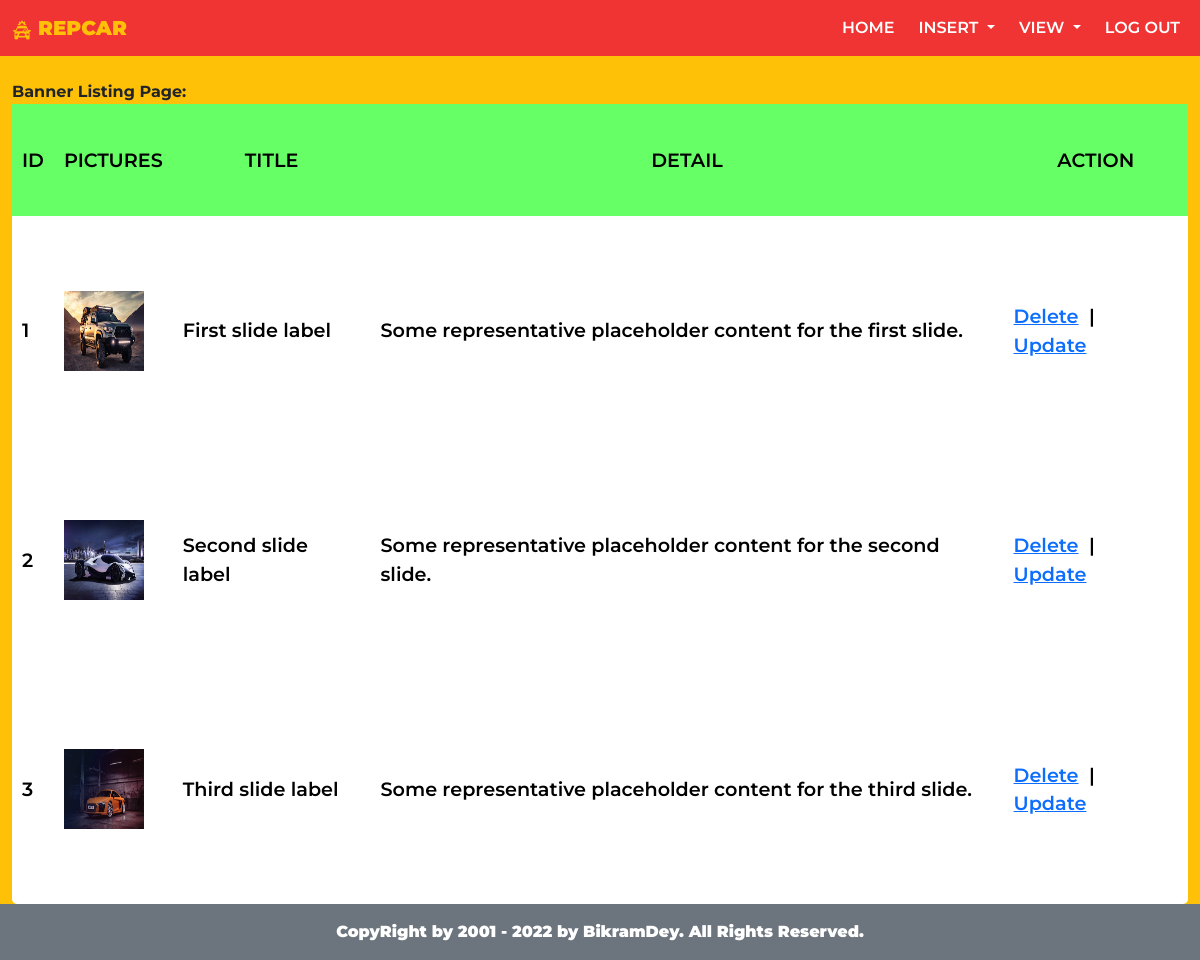
The app's page /admin/bnview.php (signed in) with its own data.
### tables this page shows
CREATE TABLE `banner` (
  `bid` int(11) NOT NULL,
  `title` varchar(255) NOT NULL,
  `detail` varchar(10000) NOT NULL,
  `bimage` varchar(255) NOT NULL
);

### admin/bnview.php (the view, shortened to what this page needs)
<?php include('includes/header.php'); ?>
<br>
<b>Banner Listing Page:<b>
<br>
<table width="100%" border="1" align="center" class="viewTable">
    <tr>
        <td align="center" bgcolor="#66FF66">ID</td>
        <td align="center" bgcolor="#66FF66">PICTURES</td>
        <td align="center" bgcolor="#66FF66">TITLE </td>
        <td align="center" bgcolor="#66FF66">DETAIL</td>
        <td align="center" bgcolor="#66FF66">ACTION</td>
    </tr>
    <?php
    $sqls = "SELECT * From banner";
    $result = $con->query($sqls);
    while ($rows = $result->fetch_assoc()) {
    ?>
        <tr>
            <td><?php echo $rows['bid']; ?></td>
            <td><img width="80" height="80" src="photos/<?php echo $rows['bimage']; ?>"></td>
            <td><?php echo $rows['title']; ?></td>
            <td><?php echo $rows['detail']; ?></td>
            <td>
                <a href="?table=banner&delimages=<?php echo $rows['bimage']; ?>&id=<?php echo $rows['bid']; ?>&action=delete">Delete</a>
                &nbsp;|&nbsp;
                <a href="bnupdate.php?bid=<?php echo $rows['bid']; ?>">Update</a>
            </td>
        </tr>
    <?php
    }
    ?>
</table>
<?php include('includes/footer.php'); ?>

### admin/style.css (style rules this page uses)
* { margin: 0; padding: 0; box-sizing: border-box; font-family: 'Montserrat', sans-serif; }
body { background: #fec107; }
table { color: white; font-size: 1.2rem; min-height: 100vh; font-weight: 600; }
.viewTable { background-color: white; color: black; border: none; padding: 5px; border-radius: 5px; }
.viewTable tr td { padding: 10px; }

### records on screen
banner: bid "1", bimage (picture), title "First slide label", detail "Some representative placeholder content for the first slide."
banner: bid "2", bimage (picture), title "Second slide label", detail "Some representative placeholder content for the second slide."
banner: bid "3", bimage (picture), title "Third slide label", detail "Some representative placeholder content for the third slide."
